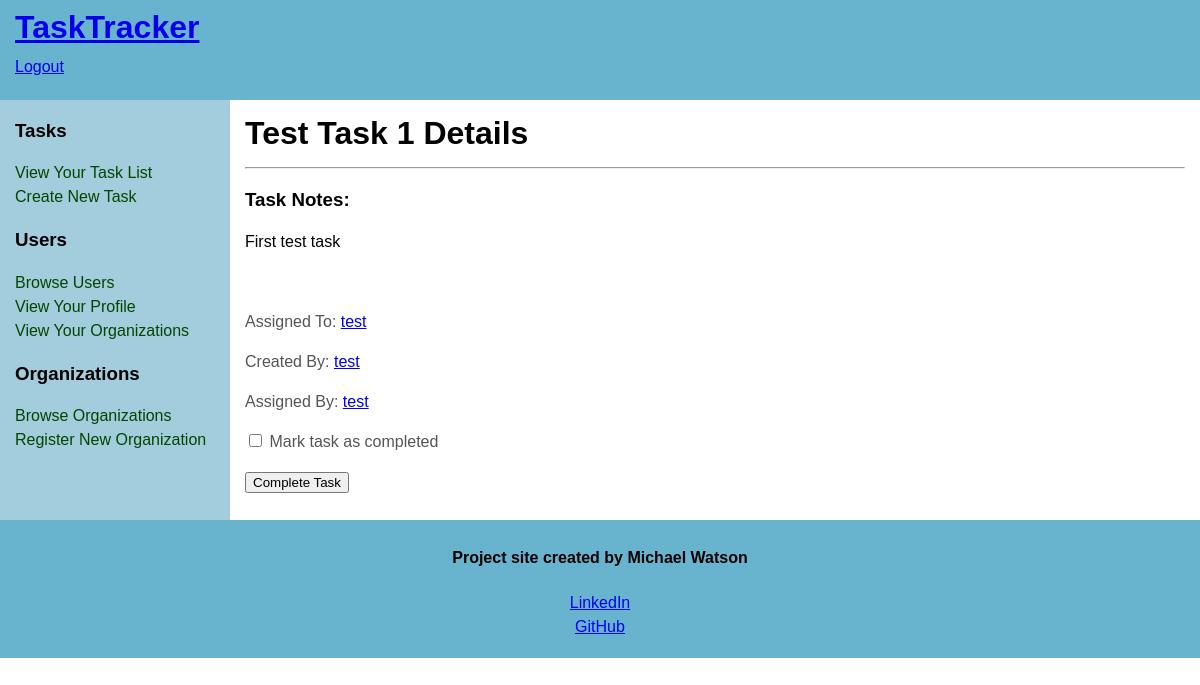
The app's page /tasks/details/1 (signed in) with its own data.
### models.py (models this page shows, shortened)
class Task(db.Model):
    __tablename__ = 'tasks'
    id = db.Column(db.Integer(), primary_key=True)
    name = db.Column(db.String(45), index=True, nullable=False)
    taskComplete = db.Column(db.Boolean(), default=False, nullable=False, index=True)
    organizationId = db.Column(db.Integer(), db.ForeignKey('organizations.id'), nullable=False, index=True)
    assignedToUserId = db.Column(db.Integer(), db.ForeignKey('users.id'), index=True)
    details = db.relationship('TaskDetail', backref='task', lazy='dynamic', cascade='all, delete-orphan')

class TaskDetail(db.Model):
    __tablename__ = 'task_detail'
    taskId = db.Column(db.Integer(), db.ForeignKey('tasks.id'), primary_key=True, index=True)
    createdByUserId = db.Column(db.Integer(), nullable=False, index=True)
    assignedByUserId = db.Column(db.Integer(), index=True)
    dateComplete = db.Column(db.DateTime(), index=True)
    notes = db.Column(db.Text(255), index=True)

class User(db.Model, UserMixin):
    __tablename__ = 'users'
    id = db.Column(db.Integer(), primary_key=True)
    username = db.Column(db.String(45), index=True, unique=True, nullable=False)
    passwordHash = db.Column(db.String(128), nullable=False)
    nameFirst = db.Column(db.String(45), index=True, nullable=False)
    nameLast = db.Column(db.String(45), index=True, nullable=False)
    email = db.Column(db.String(45), index=True, unique=True, nullable=False)
    about = db.Column(db.Text(255), index=True)
    organizations = db.relationship('Organization', secondary='organization_user_junction', back_populates='users', lazy='dynamic', cascade='all') #set relationship to junction table foreign key
    tasks = db.relationship('Task', backref='user', lazy='dynamic')

### routes.py (the view, shortened to what this page needs)
@app.route('/tasks/details/<int:taskId>', methods=['GET', 'POST'])
@login_required
def taskDetails(taskId):
    task = Task.query.filter_by(id = taskId).first()
    details = task.details.first()
    assignedTo = User.query.filter_by(id = task.assignedToUserId).first()
    taskCreator = User.query.filter_by(id = details.createdByUserId).first()
    taskAssignor = User.query.filter_by(id = details.assignedByUserId).first()
    userIsOrgAdmin = Junction.query.filter_by(organizationId = task.organizationId, userId = current_user.id).first().orgAdmin
    if userIsOrgAdmin:
        userOrgPairs = db.session.query(User, Organization).filter(Junction.userId == User.id, Junction.organizationId == Organization.id).filter(Organization.id == task.organizationId).all()
        usersInOrg = [pair[0] for pair in userOrgPairs]
        userChoices = [(user.id, user.username) for user in usersInOrg] # create list of choices for task assignment form seen by organization admins
    else:
        userChoices = [(taskCreator.id, taskCreator.username)] # if task creator is not admin allow them to assign themselves
    assignmentForm = TaskAssignmentForm()
    assignmentForm.userId.choices = userChoices # set user choices for user assignment form
    if assignmentForm.validate_on_submit():
        task.assignedToUserId = assignmentForm.userId.data
        details.assignedByUserId = current_user.id
        db.session.commit()
        flash('Task assignment successful')
        return redirect(url_for("taskDetails", taskId=task.id, _external=True, _scheme="HTTPS"))
    completionForm = TaskCompletionForm()
    return render_template('taskDetails.html', title=f"{task.name} Details", task=task, details=details, assignedTo=assignedTo, taskCreator=taskCreator, taskAssignor=taskAssignor, assignmentForm=assignmentForm, completionForm=completionForm)

### forms.py
class TaskAssignmentForm(FlaskForm):
    userId = SelectField('Select User', coerce=int, validators=[DataRequired()])
    submit = SubmitField('Assign Task')

class TaskCompletionForm(FlaskForm):
    completed = BooleanField('Mark task as completed')
    submit = SubmitField('Complete Task')

### models.py (called while the page is built)
@loginManager.user_loader #load user for login manager
def load_user(id):
    return User.query.get(int(id))

### templates/taskDetails.html (shortened to what this page needs)
{% extends 'base.html' %}
{% block content %}
    <main>
        <div id="content">
            <div class="innertube">
                <h1>{{ task.name }} Details</h1><hr>
                    {% if details.notes %}
                        <p>
                            <h3>Task Notes:</h3>
                            {{ details.notes }}
                        </p><br>
                    {% endif %}
                    {% if assignedTo %}
                        <p>Assigned To: <a href="{{ url_for('userProfile', username=assignedTo.username) }}">{{ assignedTo.username }}</a></p>
                    {% endif %}
                    <p>Created By: <a href="{{ url_for('userProfile', username=taskCreator.username) }}">{{ taskCreator.username }}</a></p>
                    {% if taskAssignor %}
                        <p>Assigned By: <a href="{{ url_for('userProfile', username=taskAssignor.username) }}">{{ taskAssignor.username }}</a></p>
                    {% endif %}
                    {% if task.taskComplete %}
                        <p>Date Complete: {{ details.dateComplete.month }}/{{ details.dateComplete.day }}/{{ details.dateComplete.year }}</p>
                        <p>Time Complete: {{ details.dateComplete.hour }}:{{ details.dateComplete.minute }}</p>
                    {% else %}
                        {% if task.assignedToUserId == current_user.id %}
                            <form action="", method="post">
                                <p>{{ completionForm.completed() }} {{ completionForm.completed.label }}</p>
                                <p>{{ completionForm.submit() }}</p>
                            </form>
                        {% else %}
                            <p>Task is currently incomplete.</p>
                        {% endif %}
                    {% endif %}
            </div>
        </div>
    </main>
{% endblock %}

### templates/base.html (style rules this page uses)
body { margin:0; padding:0; font-family: Sans-Serif; line-height: 1.5em; }
main { padding-bottom: 10010px; margin-bottom: -10000px; float: left; width: 100%; }
#content { margin-left: 230px; }
.innertube { margin: 15px; margin-top: 0; }
p { color: #555; }

### records on screen
Task: name "Test Task 1"
TaskDetail: notes "First test task"
User: username "test"

### other values on screen
{{ completionForm.completed.label }} "Mark task as completed"
